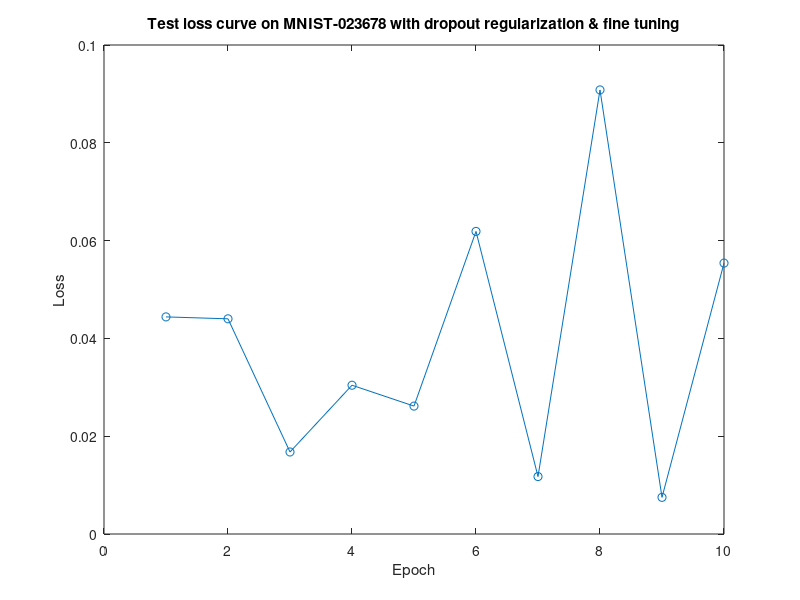

Here is the MATLAB script that generated this plot: (Note: this script raises an error after producing the figure.)
function testLossMNIST()
epoch = 1:10;
% normal first case 19 length
%loss1 = [0.0355516, 0.0174567, 0.021918, 0.0271494, 0.00512895, 0.00338654, 0.0173227, 0.00424283, 0.0103471, 0.0027388, 0.00542067, 0.00370501, 0.00203511, 0.00659441, 0.0150664, 0.000735833, 0.00316499, 0.00169864, 0.00467404];

% MNIST-023678 with freezing
%loss = [0.424714, 0.321781, 0.354128, 0.404344, 0.445445, 0.408485, 0.429609, 0.36254, 0.375806, 0.430474];

% MNIST-023678 with fine tuning
%loss = [0.050068, 0.035268, 0.0215297, 0.0152151, 0.0135488, 0.0460849, 0.0210035, 0.0243204, 0.0135922, 0.00454668];

% MNISt-01459 with dropout enabled
%loss = [0.0489798, 0.0203332, 0.0156674, 0.0193296, 0.0410742, 0.0102289, 0.146409, 0.00472717, 0.0158666, 0.0111664];

% MNIST-023678 with dropout enabled
loss = [0.044398, 0.0440057, 0.0167732, 0.0304244, 0.0261582, 0.0618805, 0.0117453, 0.0908139, 0.00749373, 0.055399];
figure
plot(epoch,loss,'-o')

title('Test loss curve on MNIST-023678 with dropout regularization & fine tuning')
xlabel('Epoch')
ylabel('Loss')

testLossMNIST()